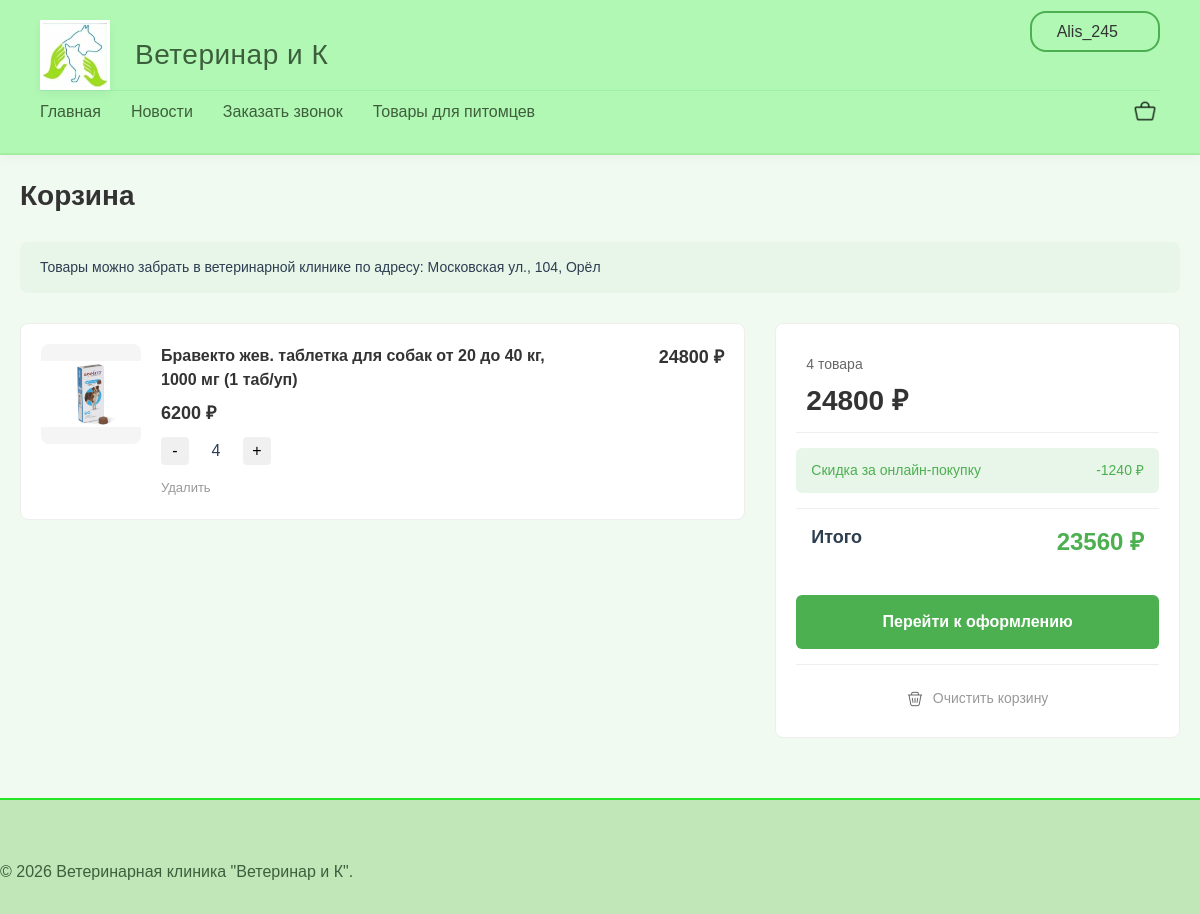
Screenshot of /cart.php (signed in) with the database file from the repository.
### tables this page shows
CREATE TABLE `cart` (
  `id` int NOT NULL,
  `user_id` int NOT NULL,
  `product_id` int NOT NULL,
  `quantity` int DEFAULT '1'
);

CREATE TABLE `shop` (
  `id` int NOT NULL,
  `title` varchar(255) NOT NULL,
  `price` int NOT NULL,
  `img` varchar(50) NOT NULL,
  `description` text NOT NULL,
  `stock` int NOT NULL,
  `category_id` int DEFAULT NULL,
  `category` text NOT NULL
);

### cart.php (the view, shortened to what this page needs)
<?php
include 'functions.php';
$login = $_SESSION['current_user'];
$user_query = mysqli_query($db, "SELECT id FROM users WHERE login='$login'");
$user_data = mysqli_fetch_assoc($user_query);
$user_id = $user_data['id'];
include('top/header.php');
$cart_query = mysqli_query($db, "SELECT c.*, s.title, s.price, s.img, s.stock
        FROM cart c
        JOIN shop s ON c.product_id = s.id
        WHERE c.user_id = $user_id");
$cart_items = array();
$total = 0;
$items_count = 0;
while ($row = mysqli_fetch_assoc($cart_query)) {
    $clean_price = preg_replace('/[^0-9]/', '', $row['price']);
    $row['price'] = (int)$clean_price;
    $cart_items[] = $row;
    $total = $total + ($row['price'] * $row['quantity']);
    $items_count = $items_count + $row['quantity'];
}
$discount = 0;
if ($total >= 5000) {
    $discount = ($total/100)*5;
}
$final_total = $total - $discount;
?>
<div class="cart-page">
    <h1 class="cart-title">Корзина</h1>
    <div class="info-block">
        <div class="info-text">
            <span>Товары можно забрать в ветеринарной клинике по адресу: Московская ул., 104, Орёл</span>
        </div>
    </div>
    <div class="cart-container">
        <div class="cart-main">
            <?php if (count($cart_items) == 0): ?>
                <div class="empty-cart">
                    <p>Корзина пуста</p>
                    <a href="shop.php" class="btn-empty">Перейти к покупкам</a>
                </div>
            <?php else: ?>
                <div class="cart-items">
                    <?php for($i = 0; $i < count($cart_items); $i++):
                        $item = $cart_items[$i];
                        $item_total = $item['price'] * $item['quantity'];
                    ?>
                        <div class="cart-item" data-cart-id="<?php echo $item['id']; ?>">
                            <div class="cart-item-image">
                                <?php if (!empty($item['img'])): ?>
                                    <img src="images/<?php echo $item['img']; ?>" alt="<?php echo $item['title']; ?>">
                                <?php else: ?>
                                    <div class="no-image">Нет фото</div>
                                <?php endif; ?>
                            </div>
                            <div class="cart-item-info">
                                <a href="shop_card.php?id=<?php echo $item['product_id']; ?>">
                                    <h3><?php echo $item['title']; ?></h3>
                                </a>
                                <div class="cart-item-price">
                                    <span class="current-price"><?php echo $item['price']; ?> ₽</span>
                                </div>
                                <div class="cart-item-quantity">
                                    <button class="qty-minus" data-cart-id="<?php echo $item['id']; ?>">-</button>
                                    <span class="qty-value" id="qty-<?php echo $item['id']; ?>"><?php echo $item['quantity']; ?></span>
                                    <button class="qty-plus" data-cart-id="<?php echo $item['id']; ?>" data-stock="<?php echo $item['stock']; ?>">+</button>
                                </div>
                                <button class="remove-item" data-cart-id="<?php echo $item['id']; ?>">Удалить</button>
                            </div>
                            <div class="cart-item-total">
                                <span class="total-price" id="total-<?php echo $item['id']; ?>"><?php echo $item_total; ?> ₽</span>
                            </div>
                        </div>
                    <?php endfor; ?>
                </div>
            <?php endif; ?>
        </div>
        <?php if (count($cart_items) > 0): ?>
        <div class="cart-sidebar">
            <div class="sidebar-item">
                <div class="sidebar-count"><?php echo $items_count; ?> товара</div>
                <div class="sidebar-total-old"><?php echo $total; ?> ₽</div>
            </div>
            <?php if ($discount > 0): ?>
            <div class="sidebar-discount">
                <span>Скидка за онлайн-покупку</span>
                <span>-<?php echo $discount; ?> ₽</span>
            </div>
            <?php else: ?>
                <div class="sidebar-discount no-discount">
                    <span>Скидки нет за покупку</span>
                </div>
            <?php endif; ?>
            <div class="sidebar-final">
                <span>Итого</span>
                <span class="final-price"><?php echo $final_total; ?> ₽</span>
            </div>
            <div class="checkout-btn">
                <a href="making_an_order.php" class="btn-checkout">Перейти к оформлению</a>
            </div>
            <div class="clear-cart-btn">
                <a href="cart_clear.php" onclick="return confirm('Вы уверены, что хотите очистить корзину?');" class="btn-clear">
                    <img src="images/delete.png" alt="Удалить"> Очистить корзину
                </a>
            </div>
        </div>
        <?php endif; ?>
    </div>
</div>
<?php include('top/footer.php'); ?>

### style.css (style rules this page uses)
* { margin: 0; padding: 0; box-sizing: border-box; }
body { font-family: sans-serif; background-color: #f0faf0; color: #2c3e50; line-height: 1.5; }

### cart.php (style rules this page uses)
.cart-page { max-width: 1200px; margin: 0 auto; padding: 20px; }
.cart-title { font-size: 28px; margin-bottom: 25px; color: #333; }
.info-block { background: #e8f5e9; border-radius: 8px; padding: 15px 20px; margin-bottom: 30px; }
.info-text { font-size: 14px; line-height: 1.5; }
.cart-container { display: flex; gap: 30px; }
.cart-main { flex: 2; }
.cart-item { display: flex; gap: 20px; padding: 20px; background: white; border-radius: 8px; margin-bottom: 15px; border: 1px solid #eee; }
.cart-item-image { width: 100px; height: 100px; background: #f5f5f5; border-radius: 8px; display: flex; align-items: center; justify-content: center; }
.cart-item-image img { max-width: 100%; max-height: 100%; object-fit: contain; }
.cart-item-info { flex: 1; }
.cart-item-info h3 { font-size: 16px; margin: 0 0 8px 0; color: #333; }
.cart-item-info a { text-decoration: none; }
.current-price { font-size: 18px; font-weight: bold; color: #333; }
.cart-item-quantity { display: flex; align-items: center; gap: 12px; margin: 10px 0; }
.cart-item-quantity button { width: 28px; height: 28px; background: #f0f0f0; border: none; border-radius: 4px; cursor: pointer; font-size: 16px; }
.qty-value { font-size: 16px; font-weight: 500; min-width: 30px; text-align: center; }
.remove-item { background: none; border: none; color: #999; cursor: pointer; font-size: 13px; padding: 0; }
.cart-item-total { text-align: right; min-width: 120px; }
.total-price { font-size: 18px; font-weight: bold; color: #333; display: block; }
.cart-sidebar { flex: 1; background: white; border-radius: 8px; padding: 20px; border: 1px solid #eee; position: sticky; top: 20px; height: fit-content; }
.sidebar-item { padding: 10px; border-bottom: 1px solid #eee; }
.sidebar-count { font-size: 14px; color: #666; margin-bottom: 5px; }
.sidebar-total-old { font-size: 28px; font-weight: bold; color: #333; }
.sidebar-discount { display: flex; justify-content: space-between; padding: 12px 15px; background: #e8f5e9; border-radius: 6px; margin: 15px 0; font-size: 14px; color: #4CAF50; }
.sidebar-final { display: flex; justify-content: space-between; padding: 15px; font-size: 18px; font-weight: bold; border-top: 1px solid #eee; margin-top: 10px; }
.final-price { font-size: 24px; color: #4CAF50; }
.checkout-btn { margin-top: 20px; }
.btn-checkout { display: block; background: #4CAF50; color: white; text-align: center; padding: 15px; border-radius: 6px; text-decoration: none; font-weight: bold; }
.clear-cart-btn { margin-top: 15px; padding-top: 15px; text-align: center; border-top: 1px solid #eee; }
.btn-clear { display: inline-block; background: none; color: #999; text-align: center; padding: 8px 15px; text-decoration: none; font-size: 14px; }
.btn-clear img { width: 16px; height: 16px; vertical-align: middle; margin-right: 6px; opacity: 0.6; }

### rows the page displays
cart: shop.img (picture), shop.title "Бравекто жев. таблетка для собак от 20 до 40 кг, 1000 мг (1 таб/уп)", shop.price "6200", quantity "4", quantity.price "24800"

### other values shown
$_SESSION['current_user'] "Alis_245"
$items_count "4"
$total "24800"
$discount "1240"
$final_total "23560"
